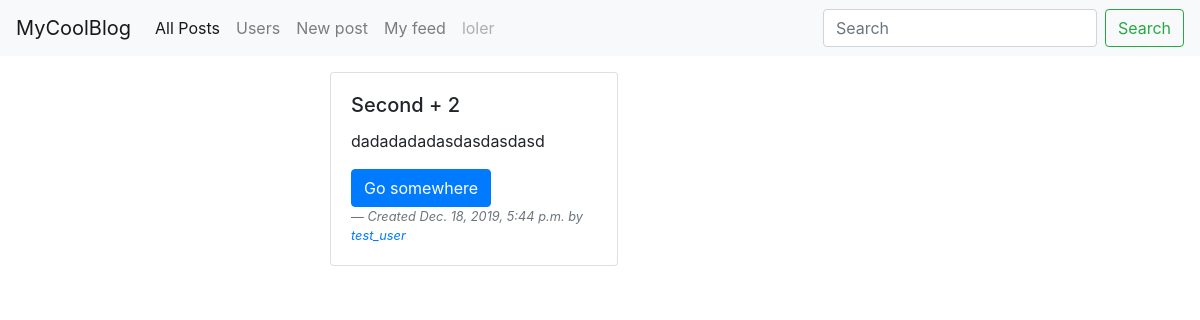
The app's page /profiles/post_by_user/1 (signed in), older data.
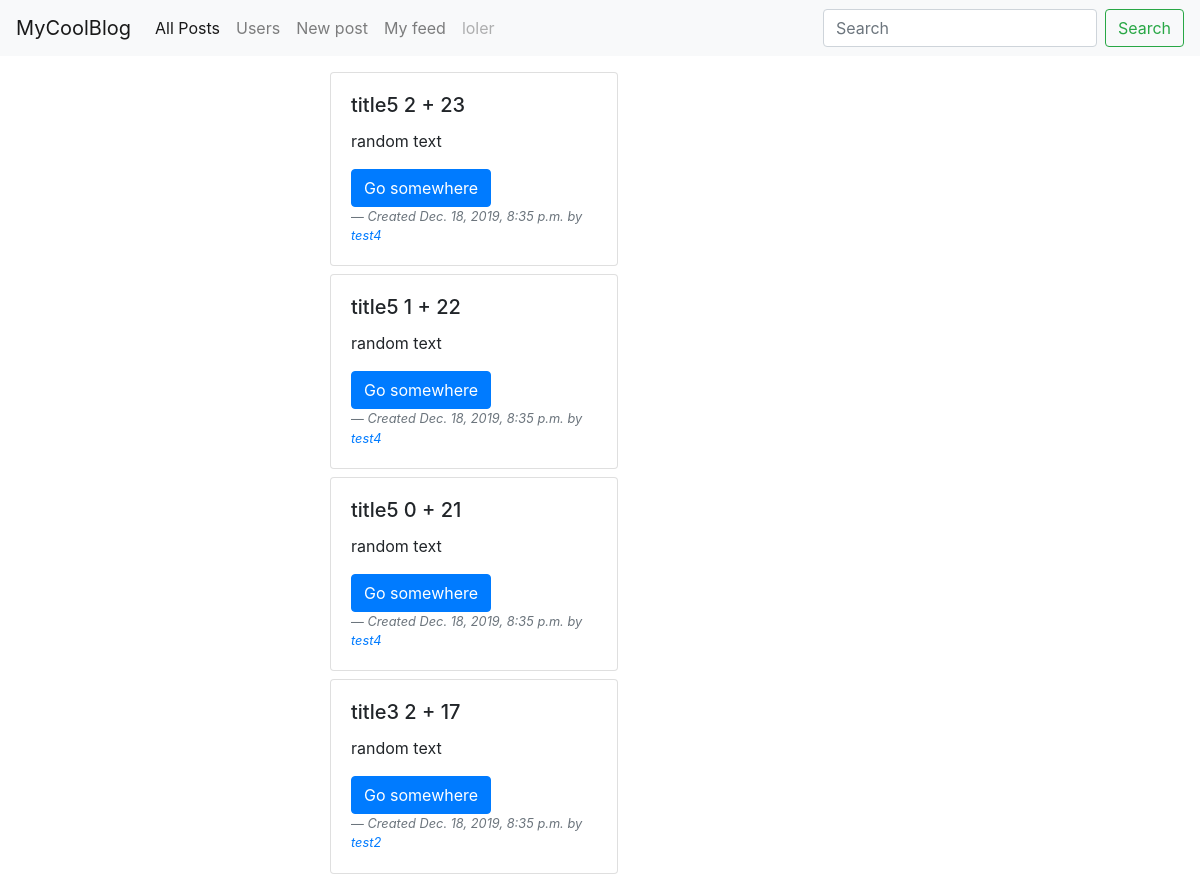
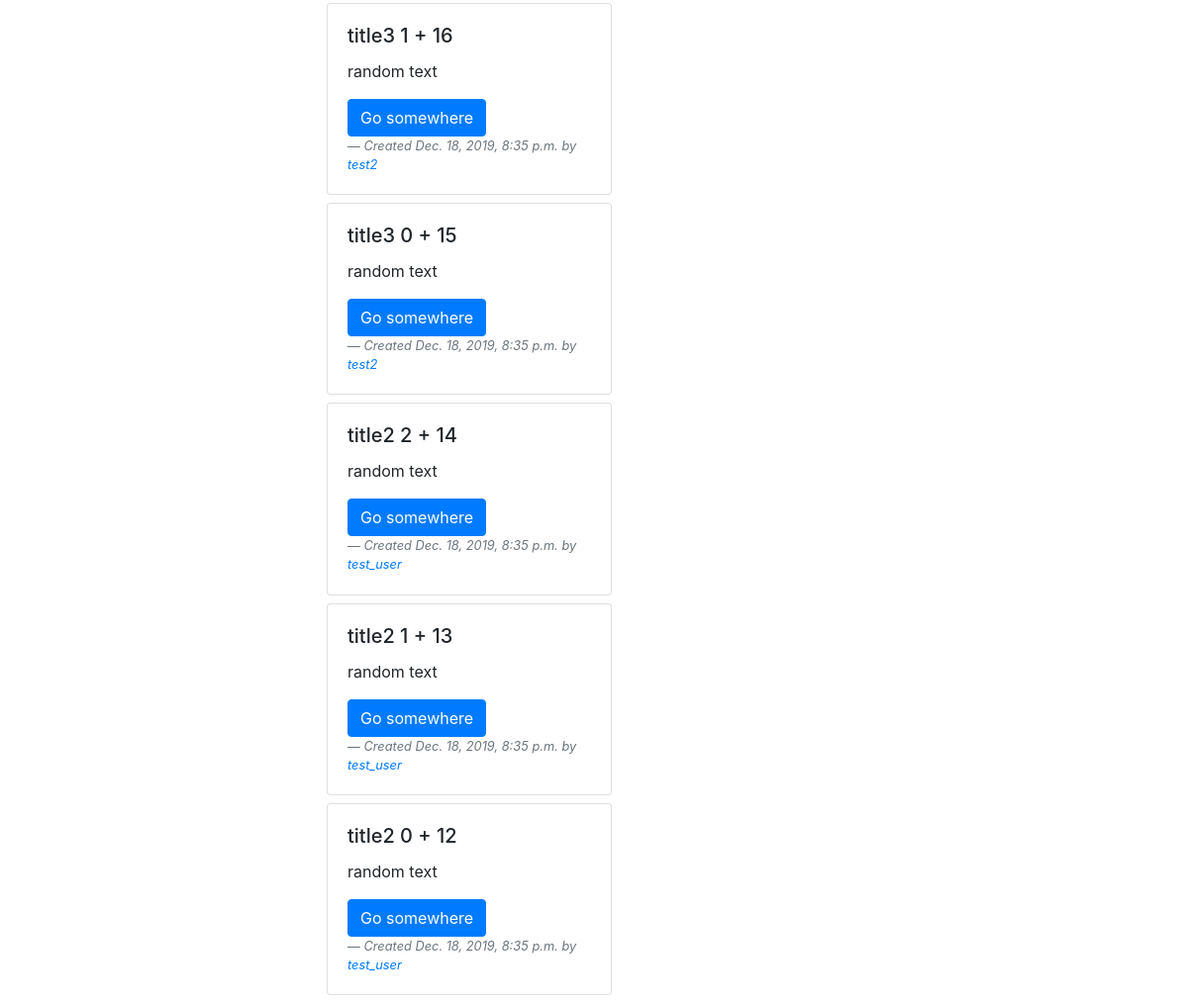
The same page, newer data (2 pictures, top to bottom).
### posts/models.py (models this page shows, shortened)
class Post(models.Model):
    title = models.CharField(max_length=50)
    text = models.CharField(max_length=255)
    created = models.DateTimeField(auto_now_add=True)
    author = models.ForeignKey(Account,
                                on_delete=models.CASCADE)

### accounts/models.py (models this page shows)
class Account(models.Model):
    user = models.OneToOneField(User,
                             on_delete=models.CASCADE,
                             related_name = 'account')
    folowers = models.ManyToManyField("self",
                                      related_name='readers',
                                      symmetrical=False,
                                      blank=True)
    def __str__(self):
        return self.user.username

### accounts/views.py (the view)
# urls.py: path('post_by_user/<int:pk>', PostByUser.as_view(), name='post_by_user'),
class PostByUser(LoginRequiredMixin, ListView):
    template_name = 'posts/posts.html'
    context_object_name = 'posts'
    def get_queryset(self):
        try:
            user = Account.objects.get(pk=self.kwargs['pk'])
            return Post.objects.filter(author__in=user.folowers.all()).order_by('-created')
        except:
            return Post.objects.none()

### templates/posts/posts.html
{% extends "../main.html" %}
{% block content %}
{% for post in posts%}
    <div class="card mb-2" style="width: 18rem;">
        <div class="card-body">
            <h5 class="card-title">{{post.title}} + {{post.pk}}</h5>
            <p class="card-text">{{post.text}}</p>
        <a href="/post/{{post.pk}}" class="btn btn-primary">Go somewhere</a>
        <footer class="blockquote-footer"><cite title="Source Title">Created {{post.created}} by <a href="{% url 'profile' post.author.pk%}"> {{post.author}}</a></cite></footer>
  </div>
</div>
{% endfor %}
{% endblock content %}

### templates/main.html (shortened to what this page needs)
 <!doctype html>
<html lang="en">
  <head>
    <link rel="stylesheet" href="https://stackpath.bootstrapcdn.com/bootstrap/4.3.1/css/bootstrap.min.css">
  </head>
  <body>
  <nav class="navbar navbar-expand-lg mb-3 navbar-light bg-light">
  <a class="navbar-brand" href="#">MyCoolBlog</a>
  <div class="collapse navbar-collapse" id="navbarSupportedContent">
    <ul class="navbar-nav mr-auto">
      <li class="nav-item active">
        <a class="nav-link" href="{%url 'posts'%}"> All Posts<span class="sr-only">(current)</span></a>
      </li>
      <li class="nav-item">
        <a class="nav-link" href="{% url 'profiles'%}">Users</a>
      </li>
      <li class="nav-item">
        <a class="nav-link" href="{% url 'post_create'%}">New post</a>
      </li>
      <li class="nav-item">
        <a class="nav-link" href="{%url 'post_by_user' user.account.pk%}" tabindex="-1" aria-disabled="true">My feed</a>
      </li>
      {% if user.is_authenticated %}
        <li class="nav-item">
        <a class="nav-link disabled" href="#" tabindex="-1" aria-disabled="true">{{user.username}}</a>
      </li>
      {% endif %}
    </ul>
    <form class="form-inline my-2 my-lg-0">
      <input class="form-control mr-sm-2" type="search" placeholder="Search" aria-label="Search">
      <button class="btn btn-outline-success my-2 my-sm-0" type="submit">Search</button>
    </form>
  </div>
</nav>
  <div class="container">
      <div class="row">
          <div class="col-6 offset-3">
            {% block content %}
            {% endblock content %}
          </div>
      </div>
  </div>
  </body>
</html>

Row changes from the older to the newer data that the page shows:
removed Post: title "Second", pk "2", text "dadadadadasdasdasdasd", created "Dec. 18, 2019, 5:44 p.m.", author "test_user"
added Post: title "title5 2", pk "23", text "random text", created "Dec. 18, 2019, 8:35 p.m.", author "test4"
added Post: title "title5 1", pk "22", text "random text", created "Dec. 18, 2019, 8:35 p.m.", author "test4"
added Post: title "title5 0", pk "21", text "random text", created "Dec. 18, 2019, 8:35 p.m.", author "test4"
added Post: title "title3 2", pk "17", text "random text", created "Dec. 18, 2019, 8:35 p.m.", author "test2"
added Post: title "title3 1", pk "16", text "random text", created "Dec. 18, 2019, 8:35 p.m.", author "test2"
added Post: title "title3 0", pk "15", text "random text", created "Dec. 18, 2019, 8:35 p.m.", author "test2"
added Post: title "title2 2", pk "14", text "random text", created "Dec. 18, 2019, 8:35 p.m.", author "test_user"
added Post: title "title2 1", pk "13", text "random text", created "Dec. 18, 2019, 8:35 p.m.", author "test_user"
added Post: title "title2 0", pk "12", text "random text", created "Dec. 18, 2019, 8:35 p.m.", author "test_user"
